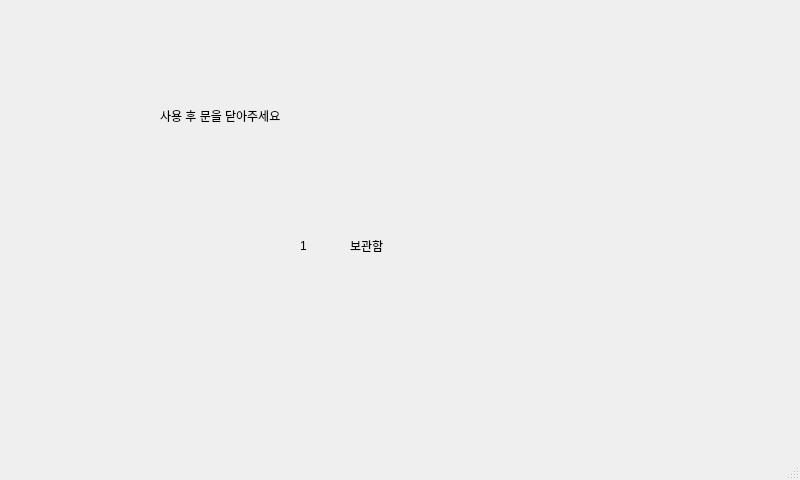
<?xml version="1.0" encoding="UTF-8"?>
<ui version="4.0">
 <class>MainWindow</class>
 <widget class="QMainWindow" name="MainWindow">
  <property name="geometry">
   <rect>
    <x>0</x>
    <y>0</y>
    <width>800</width>
    <height>480</height>
   </rect>
  </property>
  <property name="windowTitle">
   <string>MainWindow</string>
  </property>
  <widget class="QWidget" name="centralwidget">
   <widget class="QLabel" name="lb_text">
    <property name="geometry">
     <rect>
      <x>160</x>
      <y>60</y>
      <width>551</width>
      <height>111</height>
     </rect>
    </property>
    <property name="styleSheet">
     <string notr="true">font: italic 36pt &quot;PibotoLt&quot;;</string>
    </property>
    <property name="text">
     <string>사용 후 문을 닫아주세요</string>
    </property>
   </widget>
   <widget class="QLabel" name="lb_text2">
    <property name="geometry">
     <rect>
      <x>350</x>
      <y>190</y>
      <width>191</width>
      <height>111</height>
     </rect>
    </property>
    <property name="styleSheet">
     <string notr="true">font: italic 36pt &quot;PibotoLt&quot;;</string>
    </property>
    <property name="text">
     <string>보관함</string>
    </property>
   </widget>
   <widget class="QLabel" name="lb_number">
    <property name="geometry">
     <rect>
      <x>300</x>
      <y>190</y>
      <width>41</width>
      <height>111</height>
     </rect>
    </property>
    <property name="styleSheet">
     <string notr="true">font: italic 36pt &quot;PibotoLt&quot;;</string>
    </property>
    <property name="text">
     <string>1</string>
    </property>
   </widget>
  </widget>
  <widget class="QMenuBar" name="menubar">
   <property name="geometry">
    <rect>
     <x>0</x>
     <y>0</y>
     <width>800</width>
     <height>27</height>
    </rect>
   </property>
  </widget>
  <widget class="QStatusBar" name="statusbar"/>
 </widget>
 <resources/>
 <connections/>
</ui>
